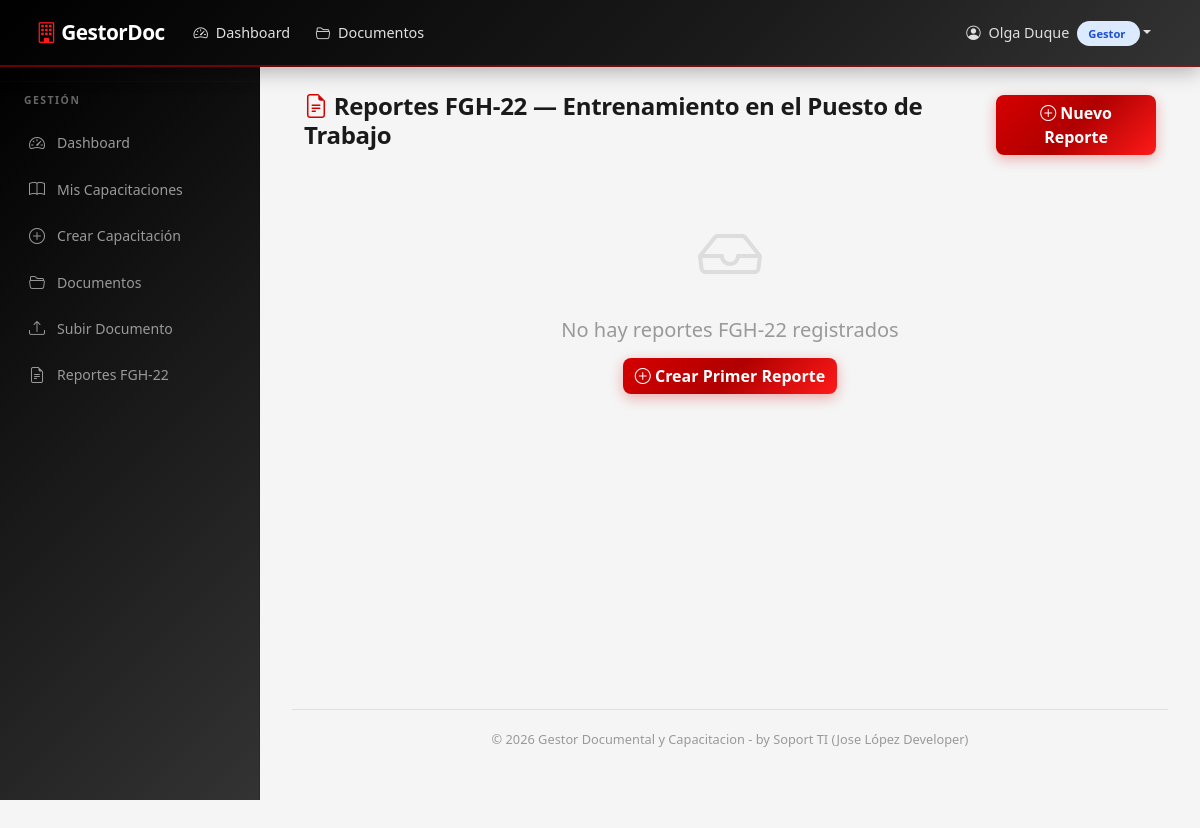
Before: /rrhh/reportes-control (signed in) with the older database file.
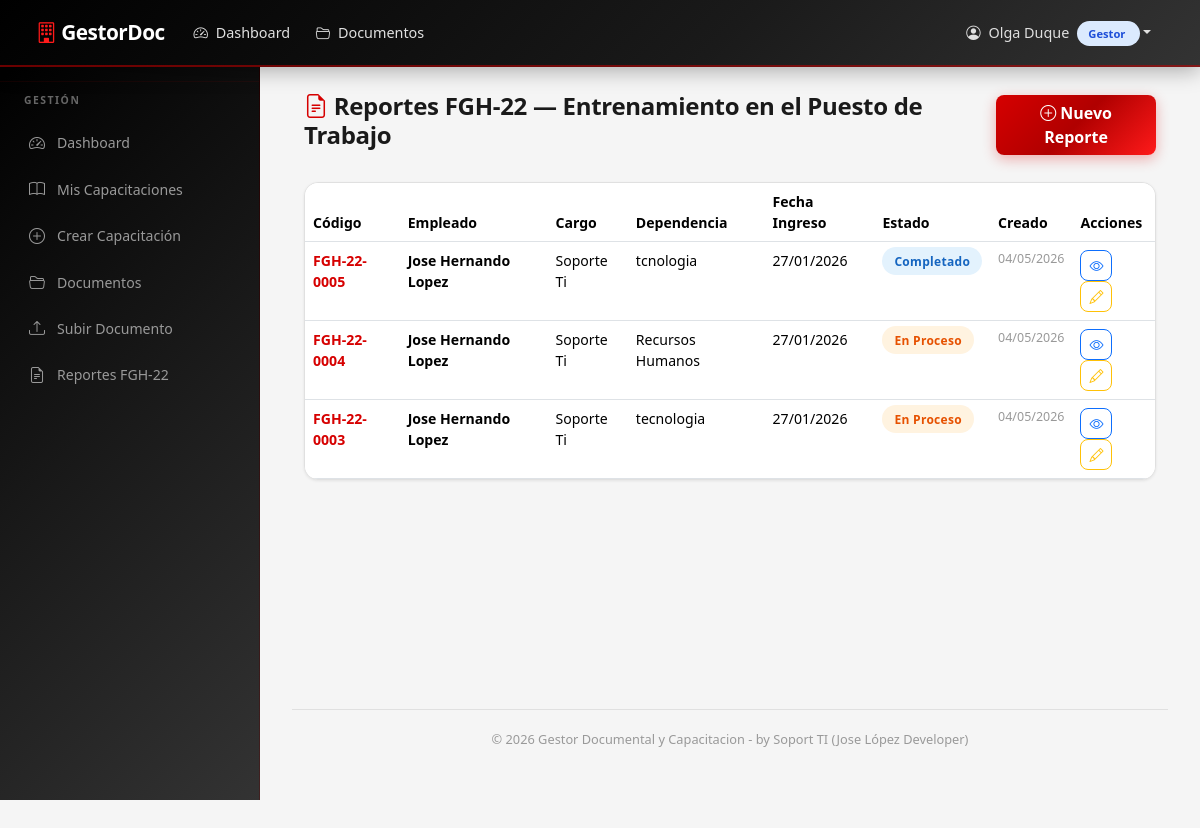
After: the same page with the newer database file.
### models.py (models this page shows, shortened)
class ReporteControl(db.Model):
    __tablename__ = 'reporte_control'
    EMPRESA = 'INELCO'
    TITULO = 'ENTRENAMIENTO EN EL PUESTO DE TRABAJO'
    CODIGO = 'FGH-22'
    VERSION = '02'
    FECHA_FORMULARIO = '24-04-2025'
    id = db.Column(db.Integer, primary_key=True)
    consecutivo = db.Column(db.Integer, nullable=False, unique=True)
    empleado_id = db.Column(db.Integer, db.ForeignKey('empleado.id'), nullable=False)
    nombres_apellidos = db.Column(db.String(200), nullable=False, default='')
    fecha_ingreso = db.Column(db.Date, nullable=False)
    cargo_desempenar = db.Column(db.String(150), nullable=False, default='')
    vinculacion = db.Column(db.Boolean, default=False)
    dependencia = db.Column(db.String(150), nullable=False, default='')
    estado = db.Column(db.String(30), nullable=False, default='En Proceso')
    creado_por = db.Column(db.Integer, db.ForeignKey('user.id'), nullable=False)
    fecha_creacion = db.Column(db.DateTime, default=datetime.utcnow)
    fecha_cierre = db.Column(db.DateTime, nullable=True)
    empleado = db.relationship('Empleado', foreign_keys=[empleado_id])
    user = db.relationship('User', foreign_keys=[creado_por])
    cronograma = db.relationship(
        'CronogramaItem', backref='reporte', lazy=True,
        cascade='all, delete-orphan',
        order_by='CronogramaItem.seccion, CronogramaItem.posicion'
    )
    @property
    def codigo_completo(self):
        return f'{self.CODIGO}-{self.consecutivo:04d}'
    TEMAS_PREDEFINIDOS = [
        'Bienvenida al área',
        'Capacitación en el sistema de Gestión de Calidad',
        'Presentación del equipo de trabajo',
        'Entrega del puesto y herramientas de trabajo (Usuario, programas y sistemas)',
        'Socialización de funciones o actividades a desarrollar',
        'Socialización de Proceso - Subprocesos y Procedimientos en los cuales participa',
        'Entrenamiento en Seguridad y Salud en el Trabajo',
    ]

### routes/rrhh.py (the view)
@rrhh_bp.route('/rrhh/reportes-control')
@login_required
def listar_reportes_control():
    if not _check_reporte_access():
        flash('Acceso no autorizado.', 'danger')
        return redirect(url_for('main.dashboard'))
    reportes = ReporteControl.query.order_by(
        ReporteControl.fecha_creacion.desc()
    ).all()
    return render_template('rrhh/listar_reportes.html', reportes=reportes)

### models.py (called while the page is built)
    @property
    def nombre_completo(self):
        return f'{self.nombres} {self.apellidos}'.strip()

### routes/rrhh.py (called while the page is built)
def _check_reporte_access():
    return current_user.role in ('RRHH', 'Admin', 'Gestor')

### templates/rrhh/listar_reportes.html (shortened to what this page needs)
{% extends "base.html" %}
{% block content %}
<div class="container-fluid">
    <div class="d-flex justify-content-between align-items-center mb-4">
        <h4><i class="bi bi-file-earmark-text"></i> Reportes FGH-22 — Entrenamiento en el Puesto de Trabajo</h4>
        <a href="{{ url_for('rrhh.crear_reporte_control') }}" class="btn btn-primary">
            <i class="bi bi-plus-circle"></i> Nuevo Reporte
        </a>
    </div>
    {% if reportes %}
    <div class="card-custom">
        <div class="table-responsive">
            <table class="table table-hover mb-0" style="font-size:0.88rem;">
                <thead>
                    <tr>
                        <th>Código</th>
                        <th>Empleado</th>
                        <th>Cargo</th>
                        <th>Dependencia</th>
                        <th>Fecha Ingreso</th>
                        <th>Estado</th>
                        <th>Creado</th>
                        <th>Acciones</th>
                    </tr>
                </thead>
                <tbody>
                    {% for r in reportes %}
                    <tr>
                        <td>
                            <span class="fw-bold" style="color:#D60000;">{{ r.codigo_completo }}</span>
                        </td>
                        <td class="fw-bold">{{ r.nombres_apellidos }}</td>
                        <td>{{ r.cargo_desempenar }}</td>
                        <td>{{ r.dependencia }}</td>
                        <td>{{ r.fecha_ingreso.strftime('%d/%m/%Y') }}</td>
                        <td>
                            {% if r.estado == 'Aprobado' %}
                            <span class="badge-estado badge-aprobado">Aprobado</span>
                            {% elif r.estado == 'Completado' %}
                            <span class="badge-estado" style="background:#e3f2fd;color:#1565c0;">Completado</span>
                            {% else %}
                            <span class="badge-estado" style="background:#fff3e0;color:#E65100;">En Proceso</span>
                            {% endif %}
                        </td>
                        <td style="font-size:0.78rem; color:#999;">
                            {{ r.fecha_creacion.strftime('%d/%m/%Y') }}
                        </td>
                        <td>
                            <a href="{{ url_for('rrhh.ver_reporte_control', reporte_id=r.id) }}"
                               class="btn btn-sm btn-outline-primary" title="Ver">
                                <i class="bi bi-eye"></i>
                            </a>
                            <a href="{{ url_for('rrhh.editar_reporte_control', reporte_id=r.id) }}"
                               class="btn btn-sm btn-outline-warning" title="Editar">
                                <i class="bi bi-pencil"></i>
                            </a>
                        </td>
                    </tr>
                    {% endfor %}
                </tbody>
            </table>
        </div>
    </div>
    {% else %}
    <div class="text-center mt-5">
        <i class="bi bi-inbox" style="font-size:4rem; color:#ddd;"></i>
        <h5 class="text-muted mt-3">No hay reportes FGH-22 registrados</h5>
        <a href="{{ url_for('rrhh.crear_reporte_control') }}" class="btn btn-primary mt-2">
            <i class="bi bi-plus-circle"></i> Crear Primer Reporte
        </a>
    </div>
    {% endif %}
</div>
{% endblock %}

Changed rows visible on the page:
added ReporteControl: codigo_completo "FGH-22-0005", nombres_apellidos "Jose Hernando Lopez", cargo_desempenar "Soporte Ti", dependencia "tcnologia", fecha_ingreso "27/01/2026", estado "Completado", fecha_creacion "04/05/2026"
added ReporteControl: codigo_completo "FGH-22-0004", nombres_apellidos "Jose Hernando Lopez", cargo_desempenar "Soporte Ti", dependencia "Recursos Humanos", fecha_ingreso "27/01/2026", estado "En Proceso", fecha_creacion "04/05/2026"
added ReporteControl: codigo_completo "FGH-22-0003", nombres_apellidos "Jose Hernando Lopez", cargo_desempenar "Soporte Ti", dependencia "tecnologia", fecha_ingreso "27/01/2026", estado "En Proceso", fecha_creacion "04/05/2026"
Other visible differences:
text no longer shown: "No hay reportes FGH-22 registrados Crear Primer Reporte"
text now shown: "Código Empleado Cargo Dependencia Fecha Ingreso Estado Creado Acciones"
